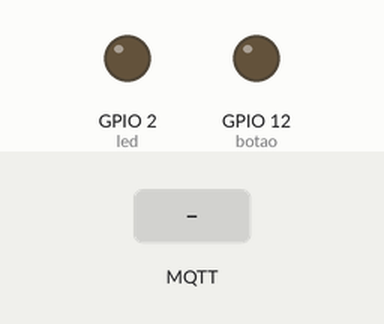
A sketch run on a simulated ESP32. Shown: output pins drawn as LEDs (lit = HIGH). The test bench sets the inputs (shaded band). WiFi joins after 1.5 s; servers stay silent unless stated; no MQTT or app messages arrive unless stated; what the sketch prints to the serial monitor is not drawn.

Above: at 2.7 s.
2.8 s: MQTT message "ligar" arrives on the first subscribed topic
At 3.2 s:
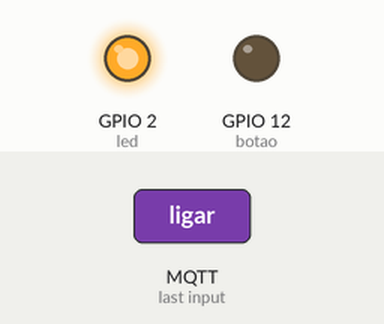
4.3 s: MQTT message "desligar" arrives on the first subscribed topic
At 5.1 s:
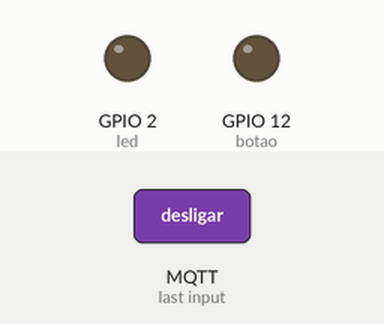
Timing chart, 0 to 7.3 s (numbered marks = the images above; inputs shaded):
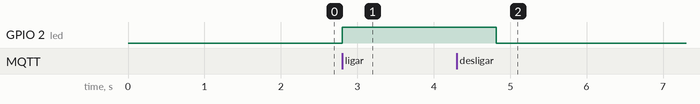

The sketch:

ProjetoMqtt.ino
```cpp
#include <WiFi.h>
#include <PubSubClient.h>

//Dados do seu WIFI
const char *ssid = "Nome_da_rede_wifi";
const char *password = "senha_wifi";

#define DEBUG                   //Se comentar para a impressão na porta serial

// DADOSDO MQTT
#define servidor_mqtt             "m24.cloudmqtt.com"  //URL do servidor MQTT
#define servidor_mqtt_porta       "porta"  //Porta do servidor
#define servidor_mqtt_usuario     "usuário_mqtt"  //Usuário
#define servidor_mqtt_senha       "senha_mqtt"  //Senha
#define mqtt_topico_sub           "REDE"    //Tópico para SUBSCREVER
#define mqtt_topico_pub           "REDE"    //Tópico para PUBLICAR


#define led             02               //pino led
#define botao           12               //pino botao publica quando esta em nivel alto

WiFiClient espClient;                                 //Instância do WiFiClient
PubSubClient client(espClient);                       //Passando a instância do WiFiClient para a instância do PubSubClient


//Função para imprimir na porta serial
void imprimirSerial(bool linha, String mensagem){
  #ifdef DEBUG
    if(linha){
      Serial.println(mensagem);
    }else{
      Serial.print(mensagem);
    }
  #endif
}

//Função que reconecta ao servidor MQTT
void reconectar() {
  //Repete até conectar
  while (!client.connected()) {
    imprimirSerial(false, "Tentando conectar ao servidor MQTT...");

    //Tentativa de conectar. Se o MQTT precisa de autenticação, será chamada a função com autenticação, caso contrário, chama a sem autenticação.
    bool conectado = strlen(servidor_mqtt_usuario) > 0 ?
                     client.connect("ESP826Client", servidor_mqtt_usuario, servidor_mqtt_senha) :
                     client.connect("ESP826Client");

    if(conectado) {
      imprimirSerial(true, "Conectado!");
      //Subscreve para monitorar os comandos recebidos
      client.subscribe(mqtt_topico_sub, 1); //QoS 1
    } else {
      imprimirSerial(false, "Falhou ao tentar conectar. Codigo: ");
      imprimirSerial(false, String(client.state()).c_str());
      imprimirSerial(true, " tentando novamente em 5 segundos");
      //Aguarda 5 segundos para tentar novamente
      delay(5000);
    }
  }
}


//Função que será chamada ao receber mensagem do servidor MQTT
void retorno(char* topico, byte* mensagem, unsigned int tamanho) {
  //Convertendo a mensagem recebida para string
  mensagem[tamanho] = '\0';
  String strMensagem = String((char*)mensagem);
  strMensagem.toLowerCase();

  imprimirSerial(false, "Mensagem recebida! Topico: ");
  imprimirSerial(false, topico);
  imprimirSerial(false, ". Tamanho: ");
  imprimirSerial(false, String(tamanho).c_str());
  imprimirSerial(false, ". Mensagem: ");
  imprimirSerial(true, strMensagem);

  //Executando o comando solicitado
  imprimirSerial(false, "Status do pino antes de processar o comando: ");
  imprimirSerial(true, String(digitalRead(led)).c_str());

// Aqui liga e desliga o pino
  if(strMensagem == "ligar"){
    digitalWrite(led, HIGH);
    client.publish(mqtt_topico_pub, "O led foi ligado" );
    delay(2000);
    client.publish(mqtt_topico_pub, "Digite desligar para desligar o led" );
  }else if(strMensagem == "desligar"){
   client.publish(mqtt_topico_pub, "O led foi desligado" );
   digitalWrite(led, LOW);
    delay(2000);
    client.publish(mqtt_topico_pub, "Digite ligar para ligar o led" );
  }

  imprimirSerial(false, "Status do pino depois de processar o comando: ");
  imprimirSerial(true, String(digitalRead(led)).c_str());
}

//Função inicial (será executado SOMENTE quando ligar o ESP)
void setup() {
  #ifdef DEBUG
    Serial.begin(115200);
  #endif
  imprimirSerial(true, "...");

//inicializa WiFi
  setupWiFi();

  //Fazendo o pino ser de saída, pois ele irá "controlar" algo.
  pinMode(led, OUTPUT);
  //Fazendo o pino ser de entrada
  pinMode(botao, OUTPUT);

  imprimirSerial(false, "IP: ");
  imprimirSerial(true, WiFi.localIP().toString());

  //Informando ao client do PubSub a url do servidor e a porta.
  int portaInt = atoi(servidor_mqtt_porta);
  client.setServer(servidor_mqtt, portaInt);
  client.setCallback(retorno);
}

//Função do WIFI
void setupWiFi()
{
  //Coloca como modo station
  WiFi.mode(WIFI_STA);
  //Conecta à rede
  WiFi.begin(ssid, password);
  Serial.println("");

  //Enquanto não conectar
  while (WiFi.status() != WL_CONNECTED)
  {
    delay(500);
    Serial.print(".");
  }

  //Se chegou aqui está conectado
  Serial.println("");
  Serial.print("Connected to ");
  Serial.println(ssid);
}

//Função de repetição (será executado INFINITAMENTE até o ESP ser desligado)
void loop() {
  if (!client.connected()) {
    reconectar();
  }
  client.loop();

  // Se descomentar Publica mensagem no topico
  if (((digitalRead(botao) == HIGH))){
  delay(1000);
  client.publish(mqtt_topico_pub, "Redes tudo certo" );
  }
}
```

Measured:
- after the input at 2.8 s, GPIO 2 (led): LOW → HIGH at once
- after the input at 4.3 s, GPIO 2 (led): HIGH → LOW after 0.51 s
